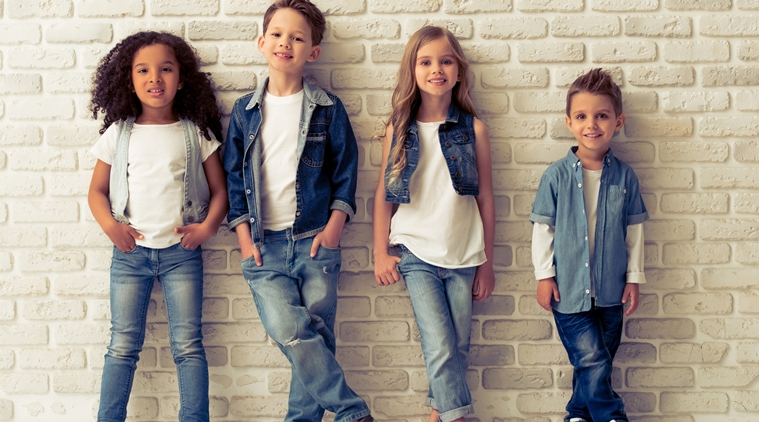
#> input picture workshops/week4/faces.jpg, 759 x 422 px
$ jupyter execute --allow-errors Untitled.ipynb
#> lines starting #> are read from the running program, lines starting #| are printed output that depends on the picture; after the words box and inside, x2 and y2 are one past the last pixel; in counts of white or black regions, pixels touching at a corner belong together
[cell 1]
import cv2 as cv
import numpy as np
from matplotlib import pyplot as plt

# variable initialisation
img = cv.imread('faces.jpg', 0)
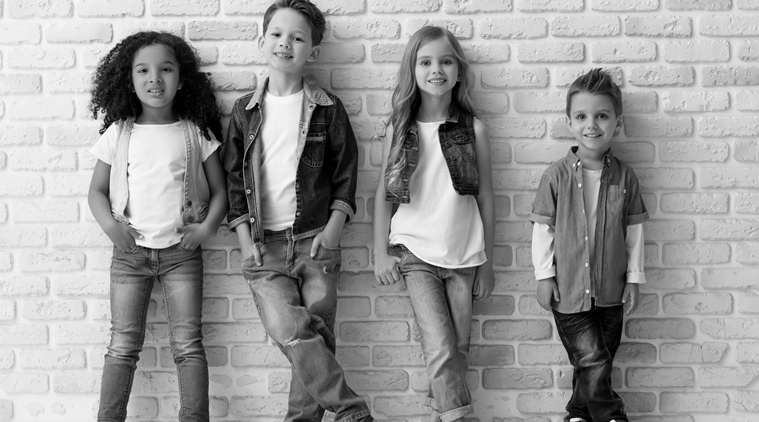
#> img: shape (422, 759); min 0, max 255, mean 153.2
template = cv.imread('template.jpg', 0)
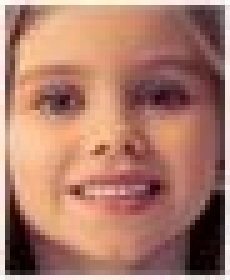
#> input picture workshops/week4/template.jpg, 46 x 56 px (shown 5 times larger)
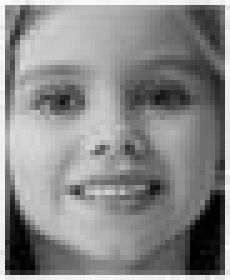
#> template: shape (56, 46) (shown 5 times larger); min 0, max 255, mean 137.5
w, h = template.shape[::-1]
#> w = 46; h = 56

res = cv.matchTemplate(img,template,cv.TM_CCOEFF_NORMED)
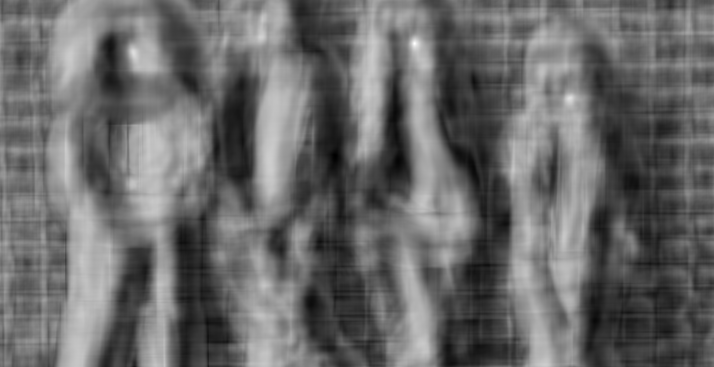
#> res: shape (367, 714) float32; min -0.524, max 0.718, mean -0.00924; drawn with min black and max white
threshold = 0.49
loc = np.where( res >= threshold)
#> loc = 115 positions, rows 36 to 101, columns 132 to 572
for pt in zip(*loc[::-1]):
    cv.rectangle(img, pt, (pt[0] + w, pt[1] + h), (0,0,255), 2)
#> this loop made 115 passes
#> pt on passes 1 to 12: (260, 36), (261, 36), (262, 36), (260, 37), (261, 37), (414, 39), (415, 39), (413, 40), (414, 40), (415, 40), (416, 40), (412, 41)
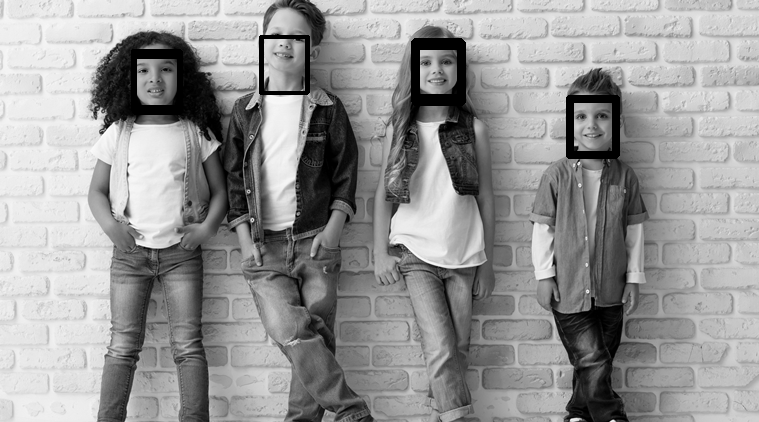
#> img: shape (422, 759); 1.88% of pixels changed, all inside (x1, y1, x2, y2) = (131, 35, 620, 159)

cv.imwrite('res.png',img)
#> (the rest of this cell did not finish here and is left out)
